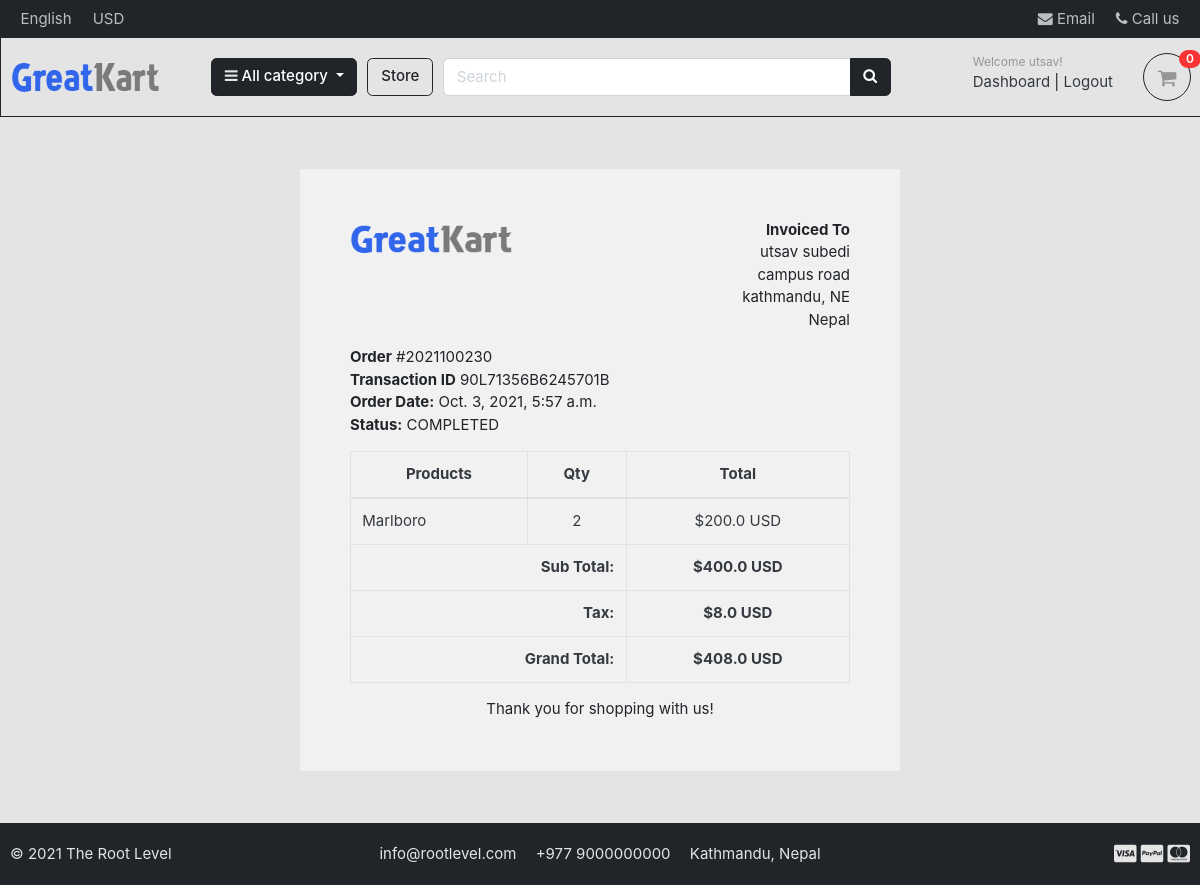
The app's page /accounts/order_detail/2021100230/ (signed in) with its own data.
### accounts/models.py (models this page shows, shortened)
class Account(AbstractBaseUser):
    first_name      = models.CharField(max_length=50)
    last_name       = models.CharField(max_length=50)
    username        = models.CharField(max_length=50, unique=True)
    email           = models.EmailField(max_length=100, unique=True)
    phone_number    = models.CharField(max_length=50)
    address_line_1 = models.CharField(blank=True, max_length=100)
    address_line_2 = models.CharField(blank=True, max_length=100)
    profile_picture = models.ImageField(blank=True, upload_to='userprofile/')
    city = models.CharField(blank=True, max_length=20)
    state = models.CharField(choices=STATE_CHOICE, max_length=50)
    country = models.CharField(blank=True, max_length=20)
    date_joined     = models.DateTimeField(auto_now_add=True)
    last_login      = models.DateTimeField(auto_now_add=True)
    is_profile_completed = models.BooleanField(default=False)
    is_admin        = models.BooleanField(default=False)
    is_staff        = models.BooleanField(default=False)
    is_active        = models.BooleanField(default=False)
    is_superadmin        = models.BooleanField(default=False)
    USERNAME_FIELD = 'email'
    REQUIRED_FIELDS = ['username', 'first_name', 'last_name']
    objects = MyAccountManager()

### orders/models.py (models this page shows, shortened)
class Order(models.Model):
    STATUS = (
        ('New', 'New'),
        ('Accepted', 'Accepted'),
        ('Completed', 'Completed'),
        ('Cancelled', 'Cancelled'),
    )
    user = models.ForeignKey(Account, on_delete=models.SET_NULL, null=True)
    payment = models.ForeignKey(Payment, on_delete=models.SET_NULL, blank=True, null=True)
    order_number = models.CharField(max_length=20)
    first_name = models.CharField(max_length=50)
    last_name = models.CharField(max_length=50)
    phone = models.CharField(max_length=15)
    email = models.EmailField(max_length=50)
    address_line_1 = models.CharField(max_length=50)
    address_line_2 = models.CharField(max_length=50, blank=True)
    country = models.CharField(max_length=50, default='USA')
    state = models.CharField(choices=STATE_CHOICE, max_length=50)
    city = models.CharField(max_length=50)
    order_note = models.CharField(max_length=100, blank=True)
    order_total = models.FloatField()
    tax = models.FloatField()
    status = models.CharField(max_length=10, choices=STATUS, default='New')
    ip = models.CharField(blank=True, max_length=20)
    is_ordered = models.BooleanField(default=False)
    created_at = models.DateTimeField(auto_now_add=True)
    updated_at = models.DateTimeField(auto_now=True)
    def full_name(self):
        return f'{self.first_name} {self.last_name}'
    def full_address(self):
        return f'{self.address_line_1} {self.address_line_2}'

class Payment(models.Model):
    user = models.ForeignKey(Account, on_delete=models.CASCADE)
    payment_id = models.CharField(max_length=100)
    payment_method = models.CharField(max_length=100)
    amount_paid = models.CharField(max_length=100) # this is the total amount paid
    status = models.CharField(max_length=100)
    created_at = models.DateTimeField(auto_now_add=True)

class OrderProduct(models.Model):
    order = models.ForeignKey(Order, on_delete=models.CASCADE)
    payment = models.ForeignKey(Payment, on_delete=models.SET_NULL, blank=True, null=True)
    user = models.ForeignKey(Account, on_delete=models.CASCADE)
    product = models.ForeignKey(Product, on_delete=models.CASCADE)
    variations = models.ManyToManyField(Variation, blank=True)
    quantity = models.IntegerField()
    product_price = models.FloatField()
    ordered = models.BooleanField(default=False)
    created_at = models.DateTimeField(auto_now_add=True)
    updated_at = models.DateTimeField(auto_now=True)

### store/models.py (models this page shows, shortened)
class Product(models.Model):
    product_name    = models.CharField(max_length=200, unique=True)
    slug            = models.SlugField(max_length=200, unique=True)
    description     = models.TextField(max_length=500, blank=True)
    price           = models.IntegerField()
    image           = models.ImageField(upload_to='photos/products')
    stock           = models.IntegerField()
    is_available    = models.BooleanField(default=True)
    category        = models.ForeignKey(Category, on_delete=models.CASCADE)
    created_date    = models.DateTimeField(auto_now_add=True)
    modified_date   = models.DateTimeField(auto_now=True)

### accounts/views.py (the view)
# urls.py: path('order_detail/<int:order_id>/', views.order_detail, name='order_detail'),
@login_required(login_url='login')
def order_detail(request, order_id):
    order_detail = OrderProduct.objects.filter(order__order_number=order_id)
    order = Order.objects.get(order_number=order_id)
    subtotal = 0
    for i in order_detail:
        subtotal += i.product_price * i.quantity
    context = {
        'order_detail': order_detail,
        'order': order,
        'subtotal': subtotal,
    }
    return render(request, 'accounts/order_detail.html', context)

### carts/context_processors.py (called while the page is built)
def counter(request):
    cart_count = 0
    if 'admin' in request.path:
        return {}
    else:
        try:
            cart = Cart.objects.filter(cart_id=_cart_id(request))
            if request.user.is_authenticated:
                cart_items= CartItem.objects.all().filter(user=request.user)
            else:
                cart_items = CartItem.objects.all().filter(cart=cart[:1])
            for cart_item in cart_items:
                cart_count += cart_item.quantity
        except Cart.DoesNotExist:
            cart_count = 0
    return dict(cart_count=cart_count)

### carts/views.py (called while the page is built)
def _cart_id(request):
    cart = request.session.session_key
    if not cart:
        cart = request.session.create()
    return cart

### category/context_processors.py (called while the page is built)
def menu_links(request):
    links = Category.objects.all()
    return dict(links= links)

### category/models.py (called while the page is built)
    def get_url(self):
        return reverse('products_by_category', args = [self.slug])

### templates/accounts/order_detail.html (shortened to what this page needs)
{% extends 'base.html' %}
{% load static %}
{% block content %}
<div class="container" style="margin: 0 auto;width: 50%;padding: 50px;background: #f1f1f1;margin-top: 50px;margin-bottom: 50px;">
    <div class="row invoice row-printable">
        <div class="col-md-12">
            <div class="panel panel-default plain" id="dash_0">
                <div class="panel-body p30">
                    <div class="row">
                        <div class="col-lg-6">
                            <div class="invoice-logo"><img src="{% static '/images/logo.png' %}" alt="Invoice logo" style="max-height: 40px;"></div>
                        </div>
                        <div class="col-lg-6">
                            <div class="invoice-from">
                                <ul class="list-unstyled text-right">
                                    <li><strong>Invoiced To</strong></li>
                                    <li>{{order.full_name}}</li>
                                    <li>{{order.full_address}}</li>
                                    <li>{{order.city}}, {{order.state}}</li>
                                    <li>{{order.country}}</li>
                                </ul>
                            </div>
                        </div>
                        <div class="col-lg-12">
                            <div class="invoice-details mt25">
                                <div class="well">
                                    <ul class="list-unstyled mb0">
                                        <li><strong>Order</strong> #{{order.order_number}}</li>
                                        <li><strong>Transaction ID</strong> {{order.payment.payment_id}}</li>
                                        <li><strong>Order Date:</strong> {{order.created_at}}</li>
                                        <li><strong>Status:</strong> {{order.payment.status}}</li>
                                    </ul>
                                </div>
                            </div>
                            <div class="invoice-items">
                                <div class="table-responsive" style="overflow: hidden; outline: none;" tabindex="0">
                                    <table class="table table-bordered">
                                        <thead>
                                            <tr>
                                                <th class="per70 text-center">Products</th>
                                                <th class="per5 text-center">Qty</th>
                                                <th class="per25 text-center">Total</th>
                                            </tr>
                                        </thead>
                                        <tbody>
                                          {% for item in order_detail %}
                                            <tr>
                                                <td>{{item.product.product_name}}
                                                </td>
                                                <td class="text-center">{{item.quantity}}</td>
                                                <td class="text-center">${{item.product_price}} USD</td>
                                            </tr>
                                          {% endfor %}
                                        </tbody>
                                        <tfoot>
                                            <tr>
                                                <th colspan="2" class="text-right">Sub Total:</th>
                                                <th class="text-center">${{subtotal}} USD</th>
                                            </tr>
                                            <tr>
                                                <th colspan="2" class="text-right">Tax:</th>
                                                <th class="text-center">${{order.tax}} USD</th>
                                            </tr>
                                            <tr>
                                                <th colspan="2" class="text-right">Grand Total:</th>
                                                <th class="text-center">${{order.order_total}} USD</th>
                                            </tr>
                                        </tfoot>
                                    </table>
                                </div>
                            </div>
                            <div class="invoice-footer mt25">
                                <p class="text-center">Thank you for shopping with us!</p>
                            </div>
                        </div>
                    </div>
                </div>
            </div>
        </div>
    </div>
    </div>
{% endblock %}

### templates/includes/navbar.html (shortened to what this page needs)
{% load static %}
{% if user.is_authenticated %}
<header class="section-header">
    <nav class="navbar p-md-0 navbar-expand-sm navbar-dark bg-dark border-bottom">
        <div class="container">
            <div class="collapse navbar-collapse" id="navbarTop4">
                <ul class="navbar-nav mr-auto">
                    <li class="nav-item dropdown">
                        <a href="#" class="nav-link"> English </a>
                    </li>
                    <li class="nav-item dropdown">
                        <a href="#" class="nav-link"> USD </a>
                    </li>
                </ul>
                <ul class="navbar-nav">
                    <li><a href="#" class="nav-link"> <i class="fa fa-envelope"></i> Email </a></li>
                    <li><a href="#" class="nav-link"> <i class="fa fa-phone"></i> Call us </a></li>
                </ul>
            </div>
        </div>
    </nav>
    <section class="header-main border-bottom bg-light text-dark border border-dark" style="top: -2px; margin-right: -2px;">
        <div class="container">
            <div class="row align-items-center">
                <div class="col-lg-2 col-md-3 col-6">
                    <a href="{% url 'home' %}" class="brand-wrap">
                        <img class="logo" src="{% static './images/logo.png' %}" style="height:60px; width:150px;">
                    </a>
                </div>
                <div class="col-lg col-sm col-md col-6 flex-grow-0">
                    <div class="category-wrap category-category dropdown d-inline-block float-right">
                        <button type="button" class="btn btn-dark dropdown-toggle" data-toggle="dropdown">
                            <i class="fa fa-bars text-light"></i> All category
                        </button>
                    </div>
                </div>
                <a href="{% url 'store' %}" class="store-btn btn btn-outline-dark">Store</a>
                <div class="col-lg  col-md-6 col-sm-12 col">
                    <form action="{% url 'search' %}" class="search" method="GET">
                        <div class="input-group w-100 ">
                            <input  type="text" class="form-control" style="width:60%;" placeholder="Search"
                                name="keyword">
                            <div class="input-group-append">
                                <button class="btn btn-dark" type="submit">
                                    <i class=" fa fa-search"></i>
                                </button>
                            </div>
                        </div>
                    </form>
                </div>
                <div class="col-lg-3 col-sm-6 col-8 order-2 order-lg-3 user-details">
                    <div class="d-flex justify-content-end mb-3 mb-lg-0">
                        {% if user.id is None%}
                        <div class="widget-header">
                            <small class="title text-muted">Welcome guest!</small>
                            <div>
                                <a href="{% url 'login' %}">Sign in</a> <span class="dark-transp"> | </span>
                                <a href="{% url 'register' %}"> Register</a>
                            </div>
                        </div>
                        {% else %}
                        <div class="widget-header">
                            <small class="title text-muted">Welcome {{user.first_name}}!</small>
                            <div>
                                <a href="{% url 'dashboard' %}">Dashboard</a> <span class="dark-transp"> | </span>
                                <a class="logout-text" href="{% url 'logout' %}"> Logout</a>
                            </div>
                        </div>
                        {% endif %}
                        <a href="{% url 'cart' %}" class="widget-header pl-3 ml-3">
                            <div class="icon icon-sm rounded-circle border border-dark"><i class="fa fa-shopping-cart"></i></div>
                            <span class="badge badge-pill badge-danger notify">{{ cart_count }}</span>
                        </a>
                    </div>
                </div>
            </div>
        </div>
    </section>
</header>
{% endif %}

### static/css/ui.css (style rules this page uses)
html { font-family: "Inter", sans-serif; font-size: 15px; }
.icon-xs, .icon-sm, .icon-md, .icon-lg { display: inline-block; text-align: center; flex-shrink: 0; flex-grow: 0; }
.icon-sm { width: 48px; height: 48px; line-height: 48px !important; font-size: 20px; }
p:last-child { margin-bottom: 0; }
.header-main { position: relative; padding-top: 1rem; padding-bottom: 1rem; }
.brand-wrap .logo, .navbar-brand .logo { margin-right: 7px; max-height: 42px; display: inline-block; }
.widget-header { display: inline-block; vertical-align: middle; position: relative; }
.widget-header a { color: #343a40; }
.widget-header i { color: #969696; }
.widget-header .title { display: block; }
.widget-header .notify { position: absolute; top: -3px; right: -10px; }
[class*=list-] li:after { visibility: hidden; display: block; content: ""; overflow: hidden; height: 0; clear: both; }
.notify { position: absolute; top: -4px; right: -10px; display: inline-block; padding: 0.25em 0.6em; font-size: 12px; line-height: 1; text-align: center; border-radius: 3rem; color: #fff; background-color: #fa3434; }

### records on screen
Account: first_name "utsav"
Order: full_name "utsav subedi", full_address "campus road", city "kathmandu", state "NE", country "Nepal", order_number "2021100230", payment.payment_id "90L71356B6245701B", created_at "Oct. 3, 2021, 5:57 a.m.", payment.status "COMPLETED", tax "8.0", order_total "408.0"
OrderProduct: product.product_name "Marlboro", quantity "2", product_price "200.0"

### other values on screen
{{ cart_count }} "0"
{{ subtotal }} "400.0"
